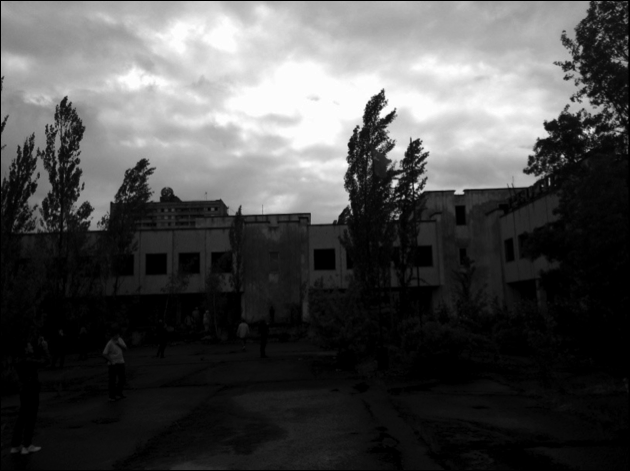
#> input picture ex3/school.png, 630 x 471 px
$ python ex3.2.py
#> lines starting #> are read from the running program, lines starting #| are printed output that depends on the picture
import cv2
import numpy as np
import time
def equalize_histogram(image):
    hist, bins = np.histogram(image.flatten(), 256, [0, 256])
    cdf = hist.cumsum()
    cdf_normalized = (cdf * 255 / cdf[-1])
    equalized_img = cdf_normalized[image]

    return equalized_img


if __name__ == '__main__':
    img1 = cv2.imread('school.png', cv2.IMREAD_GRAYSCALE)
#> img1 is the input picture: shape (471, 630); min 0, max 255, mean 76.9
    start_time = time.time()
    eq_image = equalize_histogram(img1)
#> in equalize_histogram, `hist, bins = np.histogram(image.flatten(), 256, [0, 256])`: hist = 256 values, max 29111 at index 0, min 7 at index 255, mean 1159.1; bins = 257 values from 0 to 256
#> in equalize_histogram, `cdf = hist.cumsum()`: cdf = 256 values from 29111 to 296730
#> in equalize_histogram, `cdf_normalized = (cdf * 255 / cdf[-1])`: cdf_normalized = 256 values from 25.02 to 255
#> in equalize_histogram, `equalized_img = cdf_normalized[image]`:
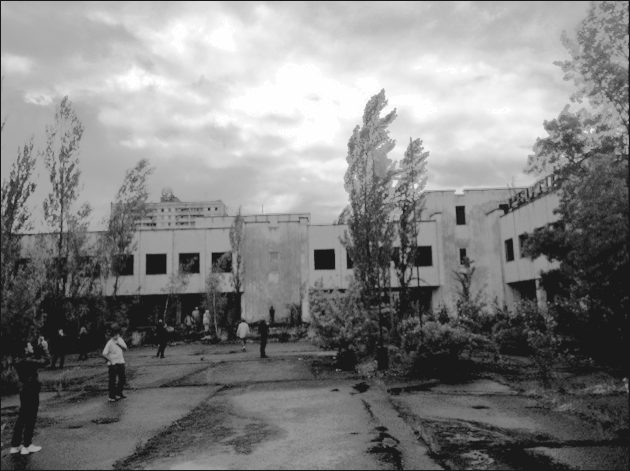
#> equalized_img: shape (471, 630) float64; min 25.02, max 255, mean 130.1
    end_time = time.time()
    cv2.imwrite('school_eq.jpg', eq_image)
    execution_time = end_time - start_time
    print(f"手动直方图均衡化school所用时间：{execution_time} 秒")
    start_time = time.time()
    eq_image = cv2.equalizeHist(img1)
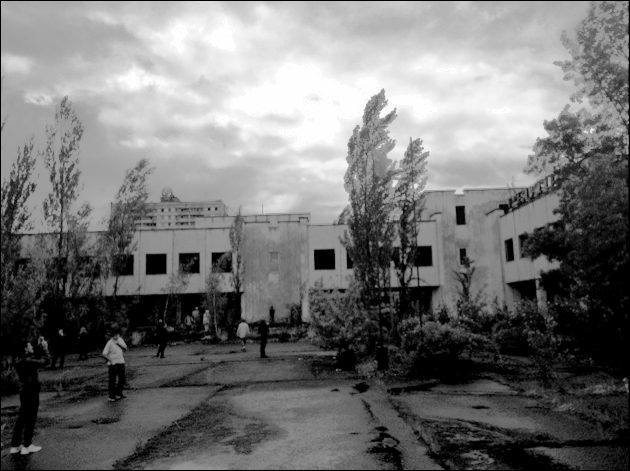
#> eq_image: shape (471, 630); min 0, max 255, mean 116.5
    cv2.imwrite('school_cveq.jpg', eq_image)
    print(f"cv库直方图均衡化school所用时间：{execution_time} 秒")

    img2 = cv2.imread('hill.jpg', cv2.IMREAD_GRAYSCALE)
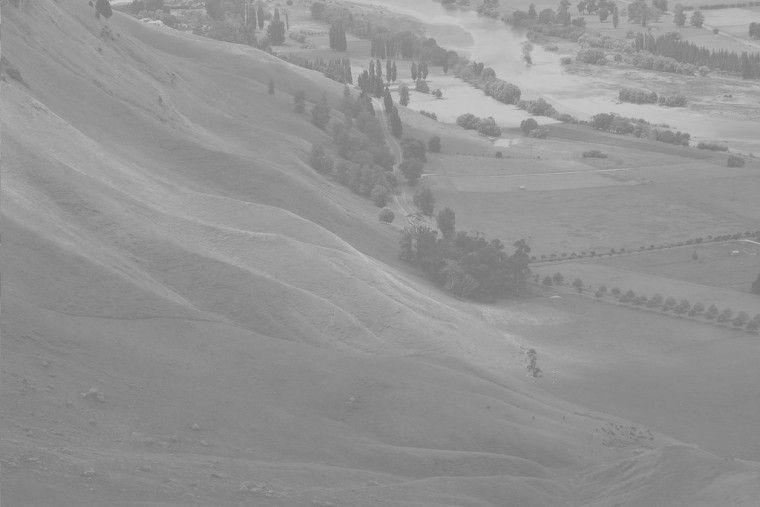
#> input picture ex3/hill.jpg, 760 x 507 px
#> img2 is the input picture: shape (507, 760); min 111, max 213, mean 147.5
    start_time = time.time()
    eq_image = equalize_histogram(img2)
#> in equalize_histogram (call 2), `hist, bins = np.histogram(image.flatten(), 256, [0, 256])`: hist = 256 values, max 16117 at index 137, min 0 at index 0, mean 1505.2
#> in equalize_histogram (call 2), `cdf = hist.cumsum()`: cdf = 256 values from 0 to 385320
#> in equalize_histogram (call 2), `cdf_normalized = (cdf * 255 / cdf[-1])`: cdf_normalized = 256 values from 0 to 255
#> in equalize_histogram (call 2), `equalized_img = cdf_normalized[image]`:
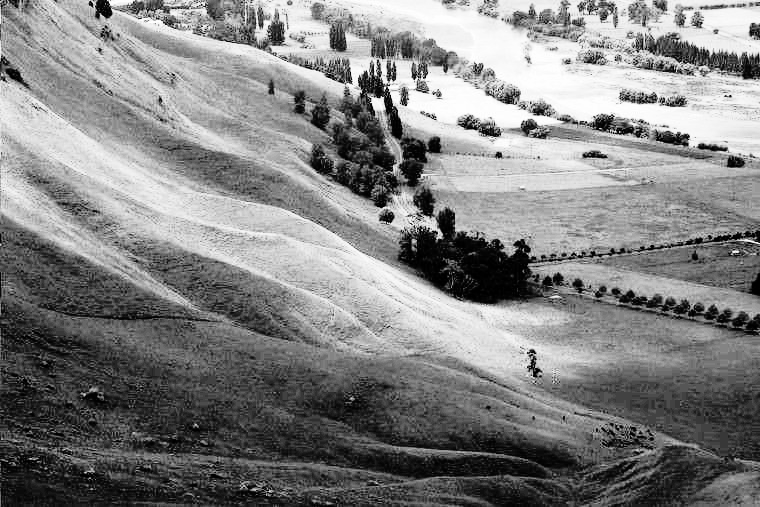
#> equalized_img: shape (507, 760) float64; min 0.00132, max 255, mean 130.6
    end_time = time.time()
    cv2.imwrite('hill_eq.jpg', eq_image)
    execution_time = end_time - start_time
    print(f"手动直方图均衡化hill所用时间：{execution_time} 秒")
    start_time = time.time()
    eq_image = cv2.equalizeHist(img2)
    cv2.imwrite('hill_cveq.jpg', eq_image)
    print(f"cv库直方图均衡化hill所用时间：{execution_time} 秒")

    img3 = cv2.imread('baby.png', cv2.IMREAD_GRAYSCALE)
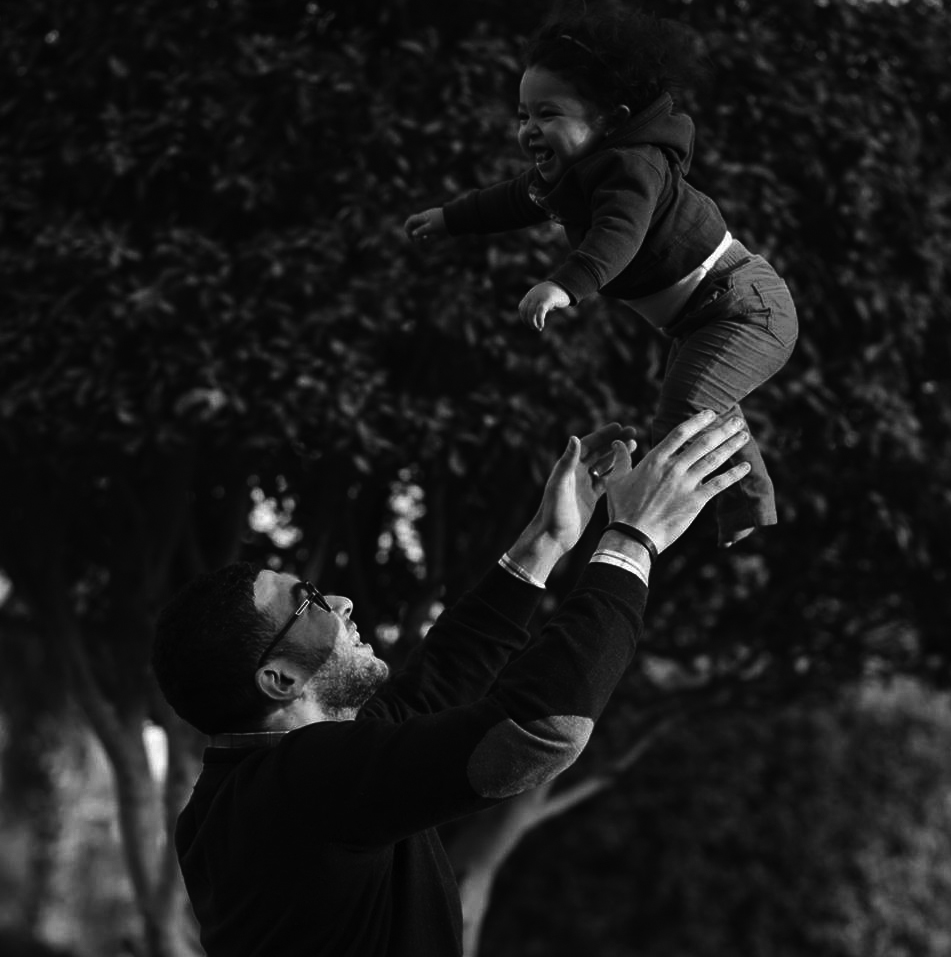
#> input picture ex3/baby.png, 951 x 957 px
#> img3 is the input picture: shape (957, 951); min 0, max 255, mean 26.9
    start_time = time.time()
    eq_image = equalize_histogram(img3)
#> in equalize_histogram (call 3), `hist, bins = np.histogram(image.flatten(), 256, [0, 256])`: hist = 256 values, max 66663 at index 9, min 12 at index 0, mean 3555.1
#> in equalize_histogram (call 3), `cdf = hist.cumsum()`: cdf = 256 values from 12 to 910107
#> in equalize_histogram (call 3), `cdf_normalized = (cdf * 255 / cdf[-1])`: cdf_normalized = 256 values from 0.00336 to 255
#> in equalize_histogram (call 3), `equalized_img = cdf_normalized[image]`:
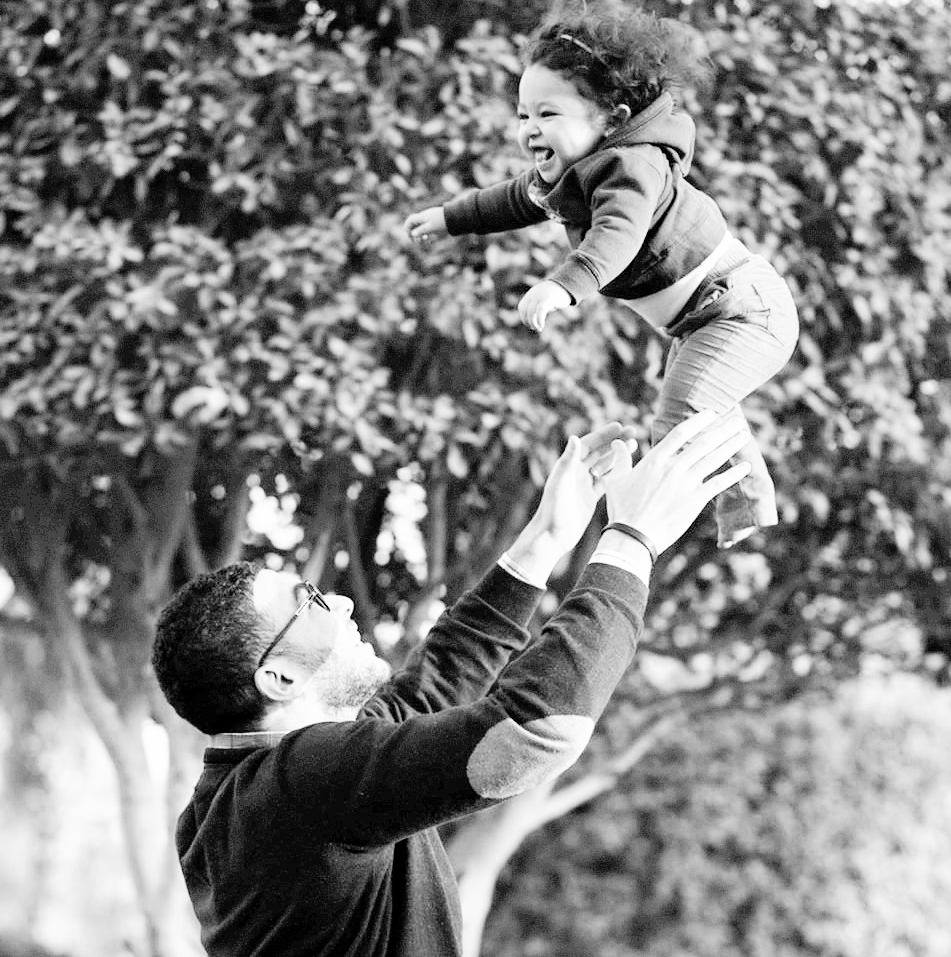
#> equalized_img: shape (957, 951) float64; min 0.00336, max 255, mean 131.6
    end_time = time.time()
    cv2.imwrite('baby_eq.jpg', eq_image)
    execution_time = end_time - start_time
    print(f"手动直方图均衡化hill所用时间：{execution_time} 秒")
    start_time = time.time()
    eq_image = cv2.equalizeHist(img3)
    cv2.imwrite('baby_cveq.jpg', eq_image)
    print(f"cv库直方图均衡化hill所用时间：{execution_time} 秒")
